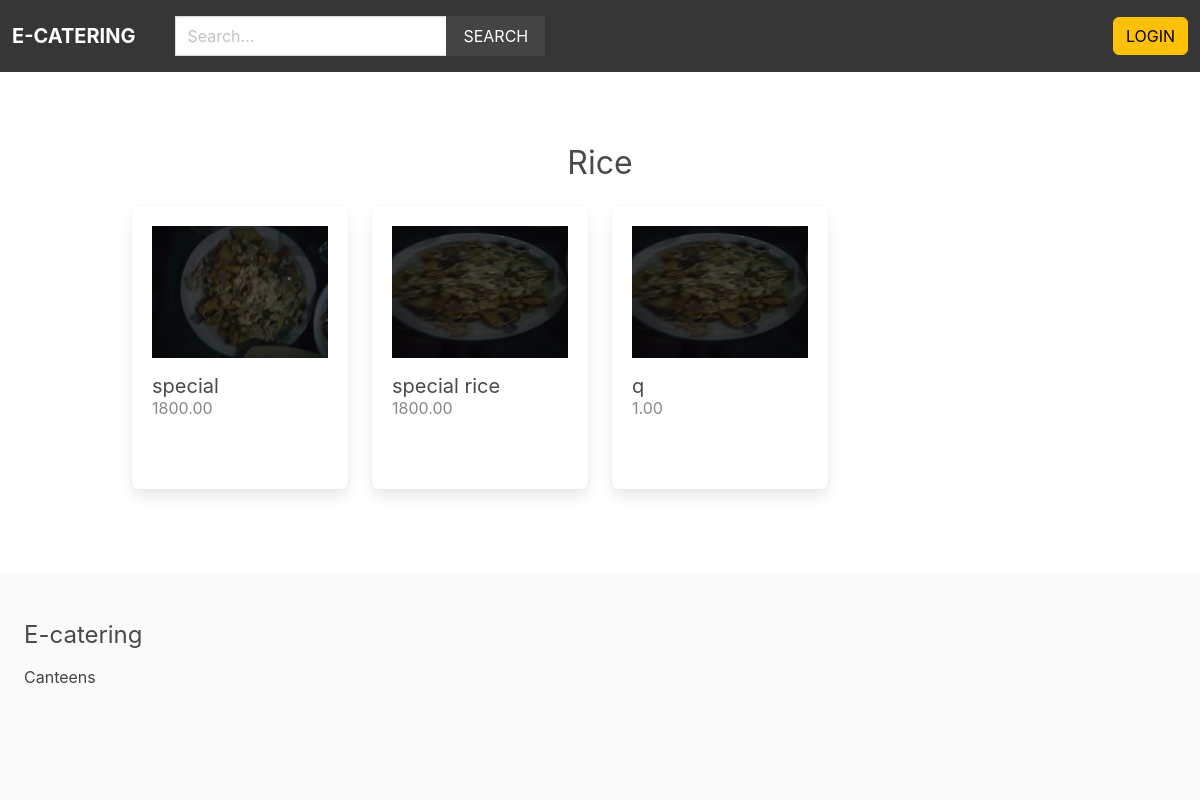
Screenshot of /Rice/ with the database file from the repository.
### apps/product/models.py (models this page shows, shortened)
class Category(models.Model):
    title = models.CharField(max_length=250)
    slug = models.SlugField(max_length=250)
    ordering = models.IntegerField(default=0)
    class Meta:
        ordering = ['ordering']

class Product(models.Model):
    category = models.ForeignKey(Category, related_name='products', on_delete=models.CASCADE)
    canteen = models.ForeignKey(Canteen , related_name='products', on_delete=models.CASCADE)
    title = models.CharField(max_length=250)
    slug = models.SlugField(max_length=250)
    description = models.TextField(null=True, blank=True)
    price = models.DecimalField(max_digits=6, decimal_places=2)
    date_added = models.DateTimeField(auto_now_add=True)
    image = models.ImageField(upload_to='uploads/', blank=True, null=True)
    thumbnail = models.ImageField(upload_to='uploads/', blank=True, null=True)
    class Meta:
        ordering = ['-date_added']
    def get_thumbnail(self):
        if self.thumbnail:
            return self.thumbnail.url

### apps/product/views.py (the view)
# urls.py: path('<slug:category_slug>/', views.category, name='category'),
def category(request, category_slug):
    category = get_object_or_404(Category, slug=category_slug)
    return render(request, 'product/category.html', {'category': category})

### apps/cart/context_processors.py (called while the page is built)
def cart(request):
    return {'cart': Cart(request)}

### apps/product/context_processors.py (called while the page is built)
def menu_categories(request):
    categories = Category.objects.all()
    return {'menu_categories': categories}

### apps/product/templates/product/category.html (shortened to what this page needs)
{% extends 'core/index.html' %}
{% block content %}
    <div class = "columns is-multiline mb-5" >
        <div class = "column is-12 has-text-centered mt-5 mt-5" >
            <h2 class = "is-size-3"> {{ category.title }} </h2>
        </div>
        {% for product in category.products.all %}
            {% include 'product/parts/list_item.html' %}
        {% endfor %}
    </div>
{% endblock %}

### apps/product/templates/product/parts/list_item.html
{% if user.is_authenticated %}
    <div class="column is-3 product-list-item">
        <div class="box">
            <figure class="image is-4by3 mb-4">
                <img src="{{ product.get_thumbnail }}">
            </figure>
            <h2 class="subtitle">{{ product.title }}</h2>
            <h3 class="price is-size-6 mb-4">{{ product.price }}</h3>
            <hr>
            <a href="{% url 'product' product.category.slug product.slug %}" class="button is-dark is-uppercase">View</a>
        </div>
    </div>
{% else %}
    <div class="column is-3 product-list-item">
        <div class="box">
            <figure class="image is-4by3 mb-4">
                <img src="{{ product.get_thumbnail }}">
            </figure>
            <h2 class="subtitle">{{ product.title }}</h2>
            <h3 class="price is-size-6 mb-4">{{ product.price }}</h3>
            <hr>
        </div>
    </div>
{% endif %}

### static/styles/main.css (style rules this page uses)
.product-list-item .box .subtitle { margin-bottom: 0; }
.product-list-item .box .price { color: #888; }

### rows the page displays
Category: title "Rice"
Product: get_thumbnail (picture), title "special", price "1800.00"
Product: get_thumbnail (picture), title "special rice", price "1800.00"
Product: get_thumbnail (picture), title "q", price "1.00"
